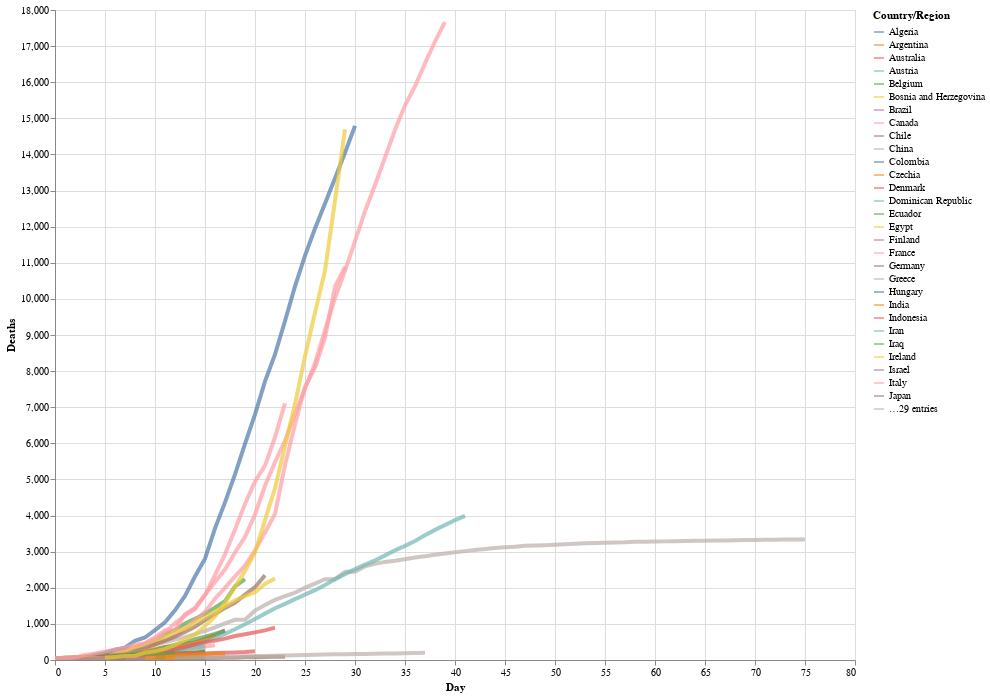

The notebook cell saved with this chart:
### Markdown cell above
We can also add a log y-axis. To do this, The long-form, we express the types using the long-form `alt.X('Day',...)`, which is, in the words of the [Altair documentation](https://altair-viz.github.io/user_guide/encoding.html)
> useful when doing more fine-tuned adjustments to the encoding, such as binning, axis and scale properties, or more.

We'll also now add a hover tooltip so that, when we hover our cursor over any point on any of the lines, it will tell us the 'Country', the 'Day', and the number of 'Deaths'.

### Code cell
# altair plot 
alt.Chart(deaths_long).mark_line(strokeWidth=4, opacity=0.7).encode(
    x='Day',
    y='Deaths',
    color='Country/Region'
).properties(
    width=800,
    height=650
).interactive()

### Figure 1 — Vega-Lite specification as saved in the notebook (floating-point values rounded to 4 significant figures; data arrays with more than 128 entries replaced by an {"elided": "..."} marker saying what was removed)
{"config": {"view": {"continuousWidth": 400, "continuousHeight": 300}}, "data": {"name": "data-5ae8b001a75807096816af3e84dd1740"}, "mark": {"type": "line", "opacity": 0.7, "strokeWidth": 4}, "encoding": {"color": {"type": "nominal", "field": "Country/Region"}, "x": {"type": "quantitative", "field": "Day"}, "y": {"type": "quantitative", "field": "Deaths"}}, "height": 650, "selection": {"selector003": {"type": "interval", "bind": "scales", "encodings": ["x", "y"]}}, "width": 800, "$schema": "https://vega.github.io/schema/vega-lite/v4.8.1.json", "datasets": {"data-5ae8b001a75807096816af3e84dd1740": {"elided": "895 records"}}}
